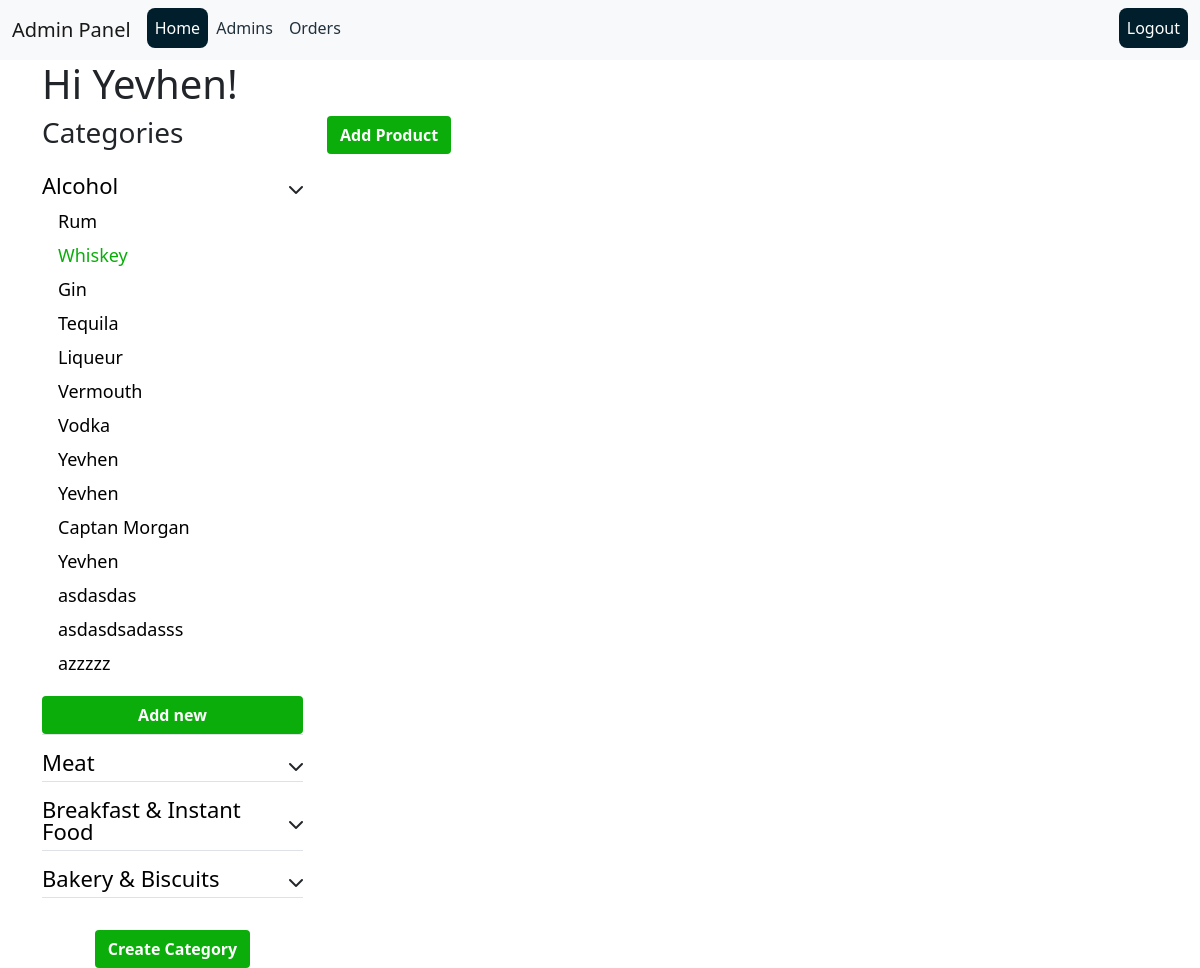
The page /admin/home/category-1/subcategory-2 (signed in) on the database its author committed.
### backend/admin/models.py (models this page shows, shortened)
class Admin(db.Model, UserMixin):
    id = db.Column(db.String(50), primary_key=True, default=str(uuid.uuid4()), unique=True)
    username = db.Column(db.String(100), nullable=False, unique=True)
    name = db.Column(db.String(100), nullable=False)
    _password = db.Column(db.String(100), nullable=False)
    role = db.Column(db.String(20))
    @hybrid_property
    def password(self):
        return self._password

### backend/product/models.py (models this page shows)
class Categories(db.Model):
    id = db.Column(db.Integer, primary_key=True)
    name = db.Column(db.String(100), nullable=False)
    sub_category = db.relationship('Subcategory', backref='categories', lazy=True)

class Subcategory(db.Model):
    id = db.Column(db.Integer, primary_key=True)
    name = db.Column(db.String(100), nullable=False)
    category_id = db.Column(db.Integer, db.ForeignKey('categories.id'))
    img_url = db.Column(db.String(200), nullable=False)
    products = db.relationship('Products', backref='subcategory', lazy=True)

### backend/admin/views.py (the view)
@admin.route('/home/category-<category_id>/subcategory-<subcategory_id>')
@only_admin_access
def show_products(category_id, subcategory_id):
    categories_form = CategoriesForm()
    sub_categories_form = SubCategoryForm()
    product_form = ProductForm()
    categories = Categories.query.all()
    sub_category_active = Subcategory.query.filter_by(id=subcategory_id).first()
    return render_template('admin/admin_category_subcategory_product.html', categories_form=categories_form,
                           sub_categories_form=sub_categories_form,
                           product_form=product_form,
                           categories=categories,
                           sub_category_active=sub_category_active,
                           category_id=int(category_id),
                           subcategory_id=int(subcategory_id))

### backend/admin/views.py (called while the page is built)
def only_admin_access(func):
    @wraps(func)
    def wrapper(*args, **kwargs):
        try:
            if current_user.is_active and uuid.UUID(str(current_user.id)):
                return func(*args, **kwargs)
        except ValueError:
            return redirect(url_for('public.home'))
    return wrapper

### backend/public/views.py (called while the page is built)
@login_manager.user_loader
def load_user(user_id):
    try:
        if uuid.UUID(str(user_id)):
            return Admin.query.get(user_id)
    except ValueError:
        return User.query.get(user_id)

def set_categories():
    if 'categories' not in g:
        g.categories = Categories.query.all()

### backend/templates/admin/admin_category_subcategory_product.html (shortened to what this page needs)
{% extends 'admin-base.html' %}
{% block content %}
<div class="container">
    <h1>Hi {{ current_user.name }}!</h1>
    <div class="row">
        <div class="col-3">
            <h3 class="mb-4">Categories</h3>
            <ul class="nav nav-category">
                {% for category in categories %}
                    <li class="nav-item border-bottom w-100 mb-3">
                        <div class="d-flex justify-content-between align-items-center ">
                            <a href="{{ url_for('admin.show_subcategories', category_id=category.id) }}" class="category-link mb-2">{{ category.name }}</a>
                            <i class="toggle-icon fas fa-chevron-down" data-bs-toggle="collapse" data-bs-target="#category-{{ category.id }}" style="cursor: pointer"></i>
                        </div>
                        {% if category.id == category_id %}
                            <ul class="list-group collapse show" id="category-{{ category.id }}">
                        {% else %}
                            <ul class="list-group collapse" id="category-{{ category.id }}">
                        {% endif %}
                        {% for subcategory in category.sub_category %}
                            {% if subcategory.id == subcategory_id %}
                                <div class="list-group-item link-weight"><a href="{{ url_for('admin.show_products', category_id=subcategory.category_id, subcategory_id=subcategory.id) }}" class="category-link-small color-active">{{ subcategory.name }}</a></div>
                            {% else %}
                                <div class="list-group-item link-weight"><a href="{{ url_for('admin.show_products', category_id=subcategory.category_id, subcategory_id=subcategory.id) }}" class="category-link-small">{{ subcategory.name }}</a></div>
                            {% endif %}
                        {% endfor %}
                        <button type="button" class="btn btn-color-green mt-3" data-bs-toggle="modal" data-bs-target="#myModal-sub-{{ category.id }}">Add new</button>
                        </ul>
                    </li>
                {% endfor %}
            </ul>
            <div class="d-grid justify-content-center mt-3">
                <button type="button" class="btn btn-color-green justify-content-center" data-bs-toggle="modal" data-bs-target="#myModal-2">Create Category</button>
            </div>
        </div>
        <div class="col-8">
            <button type="button" class="btn btn-color-green" data-bs-toggle="modal" data-bs-target="#myModal-3">Add Product</button>
        </div>
    </div>
</div>
{% endblock %}

### backend/static/style.css (style rules this page uses)
* { margin: 0; padding: 0; box-sizing: border-box !important; line-height: 1; }
.list-group-item { border: none; }
.list-group .list-group-item { border-left: none; border-right: none; border-radius: 0; }
.category-link { font-size: 22px; text-decoration: none; color: black; transition: all 0.3s; }
.category-link-small { font-size: 18px; text-decoration: none; color: black; }
.btn-color-green { background-color: rgb(10, 173, 10); color: #fff; }
.btn { font-weight: 600; transition: all 0.3s; }
.color-active { color: rgb(10, 173, 10); }

### rows shown on the page
Admin: name "Yevhen"
Categories: name "Alcohol"
Subcategory: name "Rum"
Subcategory: name "Whiskey"
Subcategory: name "Gin"
Subcategory: name "Tequila"
Subcategory: name "Liqueur"
Subcategory: name "Vermouth"
Subcategory: name "Vodka"
Subcategory: name "Yevhen"
Subcategory: name "Yevhen"
Subcategory: name "Captan Morgan"
Subcategory: name "Yevhen"
Subcategory: name "asdasdas"
Subcategory: name "asdasdsadasss"
Subcategory: name "azzzzz"
Categories: name "Meat"
Categories: name "Breakfast & Instant Food"
Categories: name "Bakery & Biscuits"
